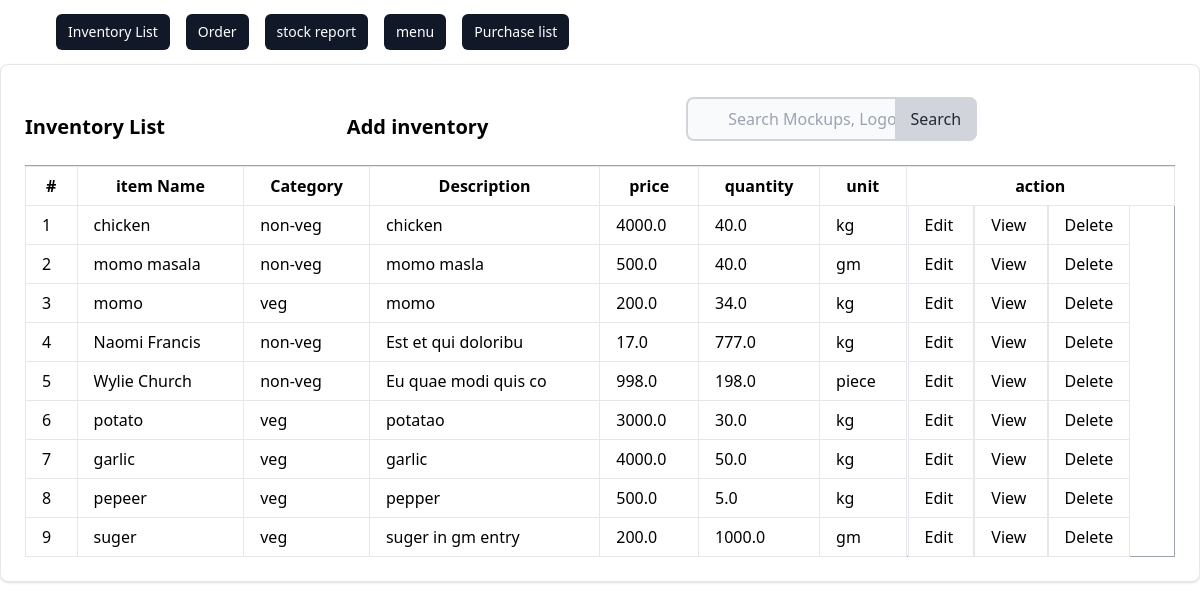
The page /list/ on the database as committed earlier.
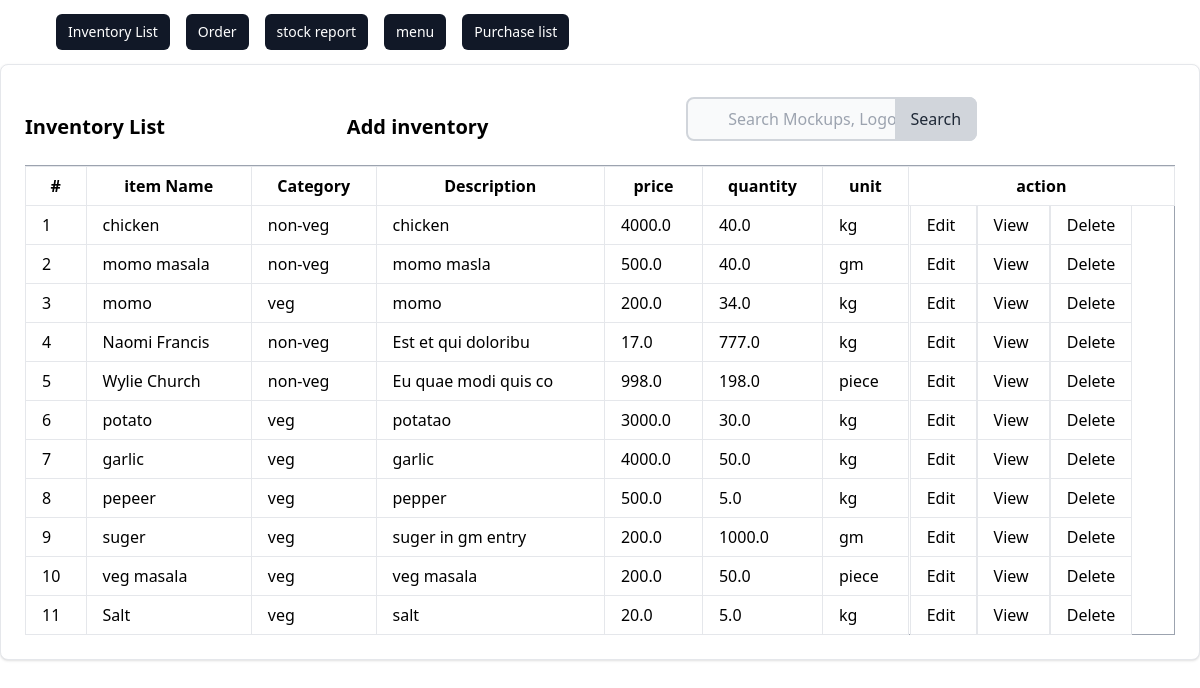
The same page on the database as committed later.
### inventory/models.py (models this page shows, shortened)
class Inventory(models.Model):
    category = models.ForeignKey(Category, on_delete=models.CASCADE)
    item_name = models.CharField(max_length=100, unique=True)
    quantity = models.FloatField()
    price = models.FloatField()
    unit = models.CharField(choices=CHOICES, max_length=100)
    description = models.TextField()

class Category(models.Model):
    name = models.CharField(max_length=100)
    description = models.TextField()
    def __str__(self):
        return self.name

### inventory/views.py (the view)
# urls.py: path('list/', views.InventoryListView.as_view(), name='list'),
class InventoryListView(ListView):
    model = Inventory
    template = 'inventory/inventory_list.html'
    success_url = reverse_lazy('inventory:index')

### inventory/templates/inventory/inventory_list.html (shortened to what this page needs)
{% extends 'inventory/base.html' %} {% block content %}
<div class="card max-w-80%  p-6 bg-white border border-gray-200 rounded-lg shadow dark:bg-gray-800 dark:border-gray-400">
  <div class="row">
    <div class="flex items-center justify-between">
        <h5 class="text-xl font-semibold">Inventory List</h5>
        <a href="{% url 'inventory:create' %}" class="text-xl font-semibold text-grey-200 hover:underline hover:text-blue-00 ml-auto">
         <h5>  Add inventory</h5>
        </a>
      <form method="get" action="/" class="max-w-md mx-auto px-4 py-2 justify-end">
        <div class="relative">
            <input
            type="search"
            id="default-search"
            name='q'
            class="block w-full pl-10 pr-4 py-2 rounded-lg border-2 border-gray-300 bg-gray-50 focus:ring-blue-500 focus:border-blue-500"
            placeholder="Search Mockups, Logos..."
            required
          />
          <button
            type="submit"
            class="absolute inset-y-0 right-0 px-4 py-2 bg-gray-300 text-gray-800 rounded-r-lg hover:bg-gray-400 focus:outline-none focus:bg-gray-400"
          >
            Search
          </button>
        </div>
      </form>
    </div>
      <div class="card-body">
        <table class="table-auto w-full border-collapse border border-gray-400 table-bordered">
          <th class="px-1 py-0">
            <tr>
              <th class="px-4 py-2 border px-4 py-2" >#</th>
              <th class="px-4 py-2  border ">item Name</th>
              <th class="px-4 py-2  border ">Category</th>
              <th class="px-4 py-2  border ">Description</th>
              <th  class="px-4 py-2  border ">price</th>
              <th class="px-4 py-2  border ">quantity</th>
              <th class="px-4 py-2  border ">unit</th>
              <th col="3" class="px-0 py-0  border ">action</th>
            </tr>
          </th>
          <tbody>
            {% if object_list %} {% for inventory in object_list %}
            <tr>
              <td class="border px-4 py-2">{{ inventory.id}}</td>
              <td class="border px-4 py-2">{{ inventory.item_name }}</td>
              <td class="border px-4 py-2">{{ inventory.category }}</td>
              <td class="border px-4 py-2">{{ inventory.description }}</td>
              <td class="border px-4 py-2">{{ inventory.price }}</td>
              <td  class="border px-4 py-2">{{ inventory.quantity }}</td>
              <td class="border px-4 py-2">{{ inventory.unit}}</td>
              <td>
                <a  class="border px-4 py-2"  href="{% url 'inventory:update'  %}"> Edit </a>
                <a class="border px-4 py-2"  href="{% url 'inventory:detail' %}"> View </a>
                <a  class="border px-4 py-2" href="/" > Delete </a>
              </td>
            </tr>
          {% endfor %}
          {% else %}
            <tr><td colspan="8" class="border px-4 py-2">No inventory found</td></tr>
          {% endif %}
          </tbody>
        </table>
      </div>
    </div>
  </div>
  </div>
{% endblock %}

Rows that differ between the two databases and show on the page:
added Inventory: id "10", item_name "veg masala", category "veg", description "veg masala", price "200.0", quantity "50.0", unit "piece"
added Inventory: id "11", item_name "Salt", category "veg", description "salt", price "20.0", quantity "5.0", unit "kg"
